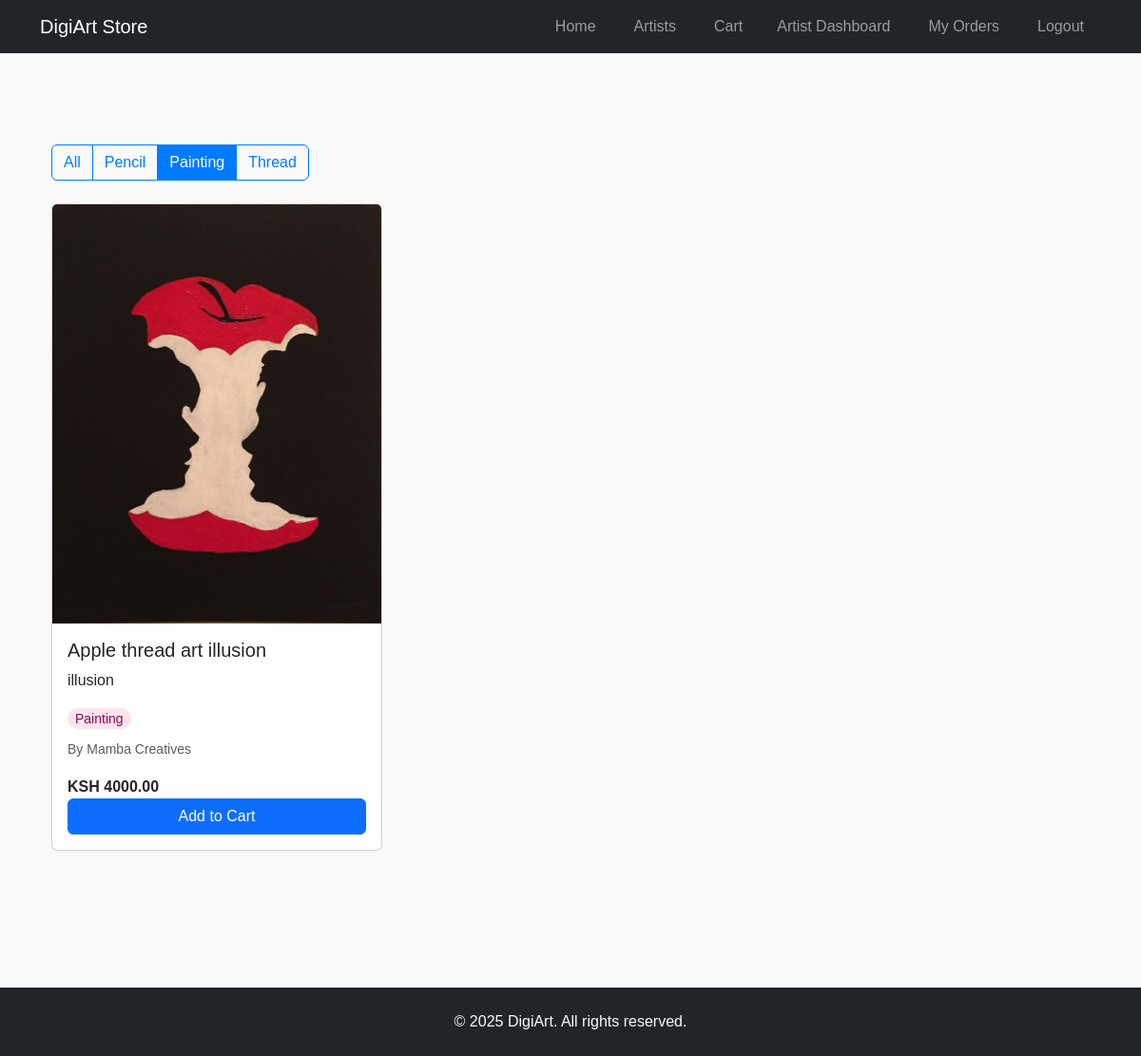
The page /?category=painting (signed in) on the database its author committed.
### store/models.py (models this page shows, shortened)
class Artwork(models.Model):
    ARTWORK_CATEGORIES = (
        ('pencil', 'Pencil Drawing'),
        ('painting', 'Painting'),
        ('thread', 'Thread Art'),
    )
    name = models.CharField(max_length=100)
    artist = models.ForeignKey(Customer, on_delete=models.CASCADE)
    description = models.TextField()
    price = models.DecimalField(max_digits=10, decimal_places=2)
    image = models.ImageField(upload_to='artworks/')
    category = models.CharField(max_length=20, choices=ARTWORK_CATEGORIES)
    created_at = models.DateTimeField(auto_now_add=True)

class Customer(models.Model):
    USER_TYPES = (
        ('customer', 'Art Buyer'),
        ('artist', 'Artist'),
    )
    first_name = models.CharField(max_length=50)
    last_name = models.CharField(max_length=50)
    phone = models.CharField(max_length=15)
    email = models.EmailField(unique=True)
    password = models.CharField(max_length=100)
    user_type = models.CharField(max_length=10, choices=USER_TYPES, default='customer')
    bio = models.TextField(blank=True, null=True)
    artist_statement = models.TextField(blank=True, null=True)
    profile_image = models.ImageField(upload_to='artist_profiles/', blank=True, null=True)

### store/views.py (the view)
# urls.py: path('', Index.as_view(), name='homepage'),
class Index(View):
    def get(self, request):
        cart = request.session.get('cart', {})
        artworks = Artwork.objects.all().order_by('-created_at')
        categories = dict(Artwork.ARTWORK_CATEGORIES).keys()
        category = request.GET.get('category')
        if category:
            artworks = artworks.filter(category=category)
        return render(request, 'index.html', {
            'artworks': artworks,
            'categories': categories,
            'cart': cart
        })

### store/templates/index.html (shortened to what this page needs)
{% extends 'base.html' %}
{% load static %}
{% load cart_tags %}
{% block content %}
<div class="container py-5">
    <div class="mb-4">
        <div class="btn-group" role="group" aria-label="Artwork categories">
            <a href="{% url 'homepage' %}" class="btn btn-outline-primary {% if not request.GET.category %}active{% endif %}">
                All
            </a>
            {% for category in categories %}
            <a href="{% url 'homepage' %}?category={{ category }}"
               class="btn btn-outline-primary {% if request.GET.category == category %}active{% endif %}">
                {{ category|title }}
            </a>
            {% endfor %}
        </div>
    </div>
    <div class="row row-cols-1 row-cols-md-2 row-cols-lg-3 g-4">
        {% for artwork in artworks %}
        <div class="col">
            <div class="card h-100">
                <img src="{{ artwork.image.url }}" class="card-img-top" alt="{{ artwork.name }}">
                <div class="card-body">
                    <h5 class="card-title">{{ artwork.name }}</h5>
                    <p class="card-text">{{ artwork.description|truncatewords:20 }}</p>
                    <p class="mb-2">
                        <span class="badge category-badge {{ artwork.category }}">
                            {{ artwork.get_category_display }}
                        </span>
                    </p>
                    <p class="card-text">
                        <small class="text-muted">
                            By {{ artwork.artist.first_name }} {{ artwork.artist.last_name }}
                        </small>
                    </p>
                    <div class="d-flex justify-content-between align-items-center">
                        <p class="card-text"><strong>KSH {{ artwork.price }}</strong></p>
                    </div>
                    <form method="post" action="{% url 'cart' %}">
                        <button type="submit" class="btn btn-primary w-100">
                            Add to Cart
                        </button>
                    </form>
                </div>
            </div>
        </div>
        {% empty %}
        <div class="col-12 text-center">
            <p>No artworks available.</p>
        </div>
        {% endfor %}
    </div>
</div>
{% endblock %}

### store/static/style.css (style rules this page uses)
body { font-family: Arial, sans-serif; margin: 0; padding: 0; background-color: #f9f9f9; color: #333; }
.card { transition: transform 0.2s ease-in-out; }
.btn-group .btn-outline-primary { border-color: #007bff; color: #007bff; }
.btn-group .btn-outline-primary.active { background-color: #007bff; color: white; }
.category-badge { padding: 0.25rem 0.5rem; border-radius: 1rem; font-size: 0.875rem; font-weight: 500; }
.category-badge.painting { background-color: #fce4ec; color: #880e4f; }

### rows shown on the page
Artwork: image (picture), name "Apple thread art illusion", description "illusion", category "Painting", artist.first_name "Mamba", artist.last_name "Creatives", price "4000.00"

### other values the page prints
{{ category|title }} "Pencil" "Painting" "Thread"
